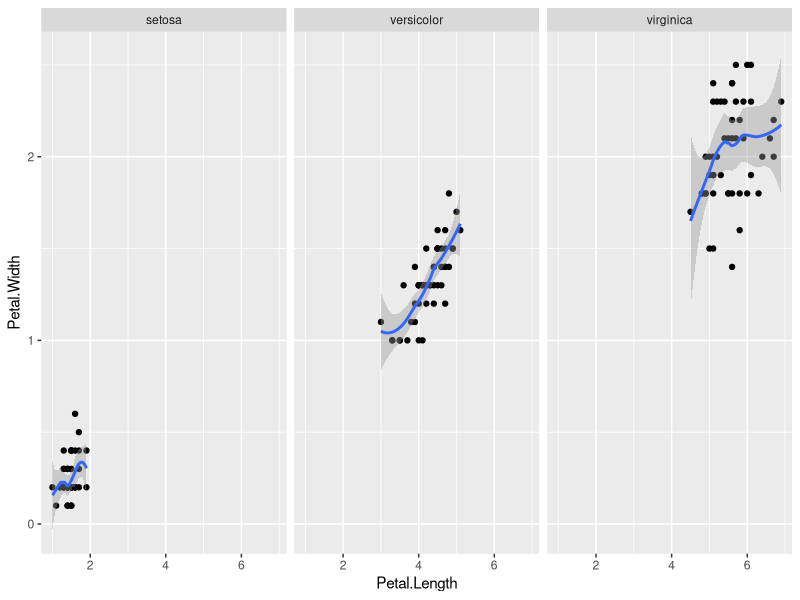

Here is the R script that generated this plot:
## ---- chunk 1
knitr::opts_chunk$set(echo = TRUE)
## ---- chunk 2
prueba <- "Estoy viendo si ejecuta el código"
gsub("probando", prueba, "viendo")

## ---- chunk 3
prueba <- "Estoy viendo si ejecuta el código"
substring(prueba, 2, 3)

## ---- chunk 4

library(ggplot2)
library(ggthemes)
library(reshape2)

head(iris)

ggplot(iris, aes(x = Petal.Length, y = Petal.Width)) + 
  geom_point() + geom_smooth() + 
  facet_grid(~ Species)

## ---- chunk 5
library(data.table)
library(dplyr)
library(formattable)
library(tidyr)

library(plotrix)
